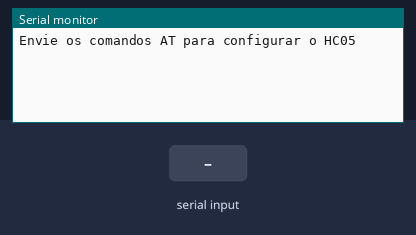
This sketch was run on a simulated Arduino Uno, built with avr-gcc and run on an emulated ATmega328P. On the bench: the last lines printed to the serial monitor. The inputs (shaded band) are chosen by the test bench.

Above: at 1.2 s.
1.3 s: "1" received over the second serial link
At 2.4 s:
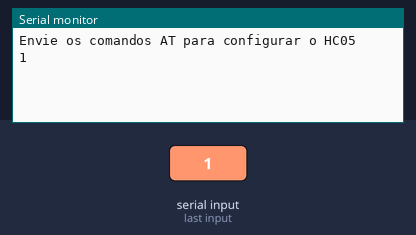
2.8 s: "0" received over the second serial link
At 3.5 s:
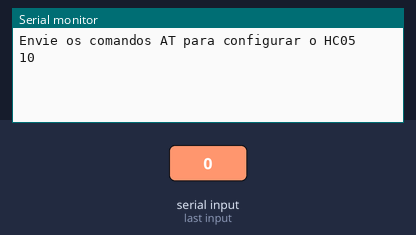

Measured:
- after the input at 1.3 s, the serial monitor: prints a new line at once (image 1)
- after the input at 2.8 s, the serial monitor: prints a new line at once (image 2)

The sketch:

Config_Modulo_Bluetooth.ino
```cpp
#include <SoftwareSerial.h>

SoftwareSerial HC05(10,11); // Rx pino 11, TX pino 10

void setup()
{
  Serial.begin(115200);
  HC05.begin(38400);  // Porta serial do HC05
  Serial.println("Envie os comandos AT para configurar o HC05");
}

void loop()
{
  if(HC05.available())
  {
    while(HC05.available())
    {
      char c = HC05.read(); // Lê os cacteres
      Serial.write(c);      // Escreve os dados nas Serial
    }
  }

  if(Serial.available())
  {
    delay(10);

    String comando = "";

    while(Serial.available())
    {
      comando += (char)Serial.read();
    }

    HC05.println(comando); // Escreve os dados no HC05
  }
}

// SLAVE   +ADDR:19:6:34ea03
```
